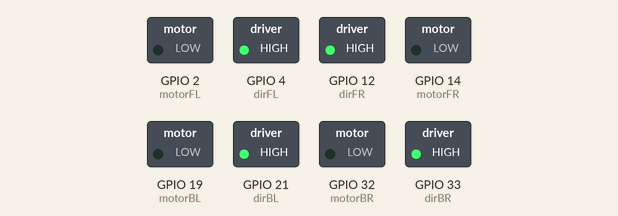
A sketch run on a simulated ESP32. Shown: switched loads named in the sketch (green lamp = pin HIGH). Nothing arrives over Bluetooth unless stated; what the sketch prints to the serial monitor is not drawn.

Above: at 0.1 s.
Timing chart, 0 to 1.6 s (numbered marks = the images above):
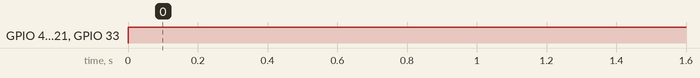

Measured:
- by itself, GPIO 4 (dirFL), GPIO 12 (dirFR), GPIO 21 (dirBL), GPIO 33 (dirBR): LOW → HIGH at 0.00 s

The sketch:

Mini_Bot_Program.ino
```cpp
#include <ps5Controller.h>

#include "soc/soc.h"
#include "soc/rtc_cntl_reg.h"

const char macAddress[] = "d0:bc:c1:fc:a1:84";

const int deadband = 5;

const int motorFL = 2;
const int motorFR = 14;
const int motorBL = 19;
const int motorBR = 32;

const int dirFL = 4;
const int dirFR = 12;
const int dirBL = 21;
const int dirBR = 33;

int speedY = 0, speedX = 0, rotation = 0;

void setup()
{
  Serial.begin(921600);
  ps5.begin(macAddress);

  pinMode(dirFL, OUTPUT);
  pinMode(dirFR, OUTPUT);
  pinMode(dirBL, OUTPUT);
  pinMode(dirBR, OUTPUT);

  pinMode(motorFL, OUTPUT);
  pinMode(motorFR, OUTPUT);
  pinMode(motorBL, OUTPUT);
  pinMode(motorBR, OUTPUT);

  Serial.println("Ready");
}

void loop()
{
  while (ps5.isConnected() == true)
  {
    int joystickX = ps5.LStickX();
    int joystickY = ps5.LStickY();
    int rotatestick = ps5.RStickX();

    Serial.println(joystickX);
    Serial.println(joystickY);
    Serial.println(rotatestick);
    Serial.println("---");


    speedX = (abs(joystickX) > deadband) ? map(joystickX, -128, 127, -255, 255) : 0;
    speedY = (abs(joystickY) > deadband) ? map(joystickY, -128, 127, -255, 255) : 0;
    rotation = (abs(rotatestick) > deadband) ? map(rotatestick, -128, 127, -255, 255) : 0;

    mecanumDrive(speedX, speedY, rotation);
    delay(10);
  }
}

void setMotorSpeedAndDirection(int motorPin, int dirPin, int speed, int direction)
{
  speed = constrain(speed, 0, 255);
  digitalWrite(dirPin, direction);
  analogWrite(motorPin, speed);
}

void mecanumDrive(int x, int y, int rotation)
{
  int FL_speed = y + x + rotation;
  int FR_speed = y - x - rotation;
  int BL_speed = y - x + rotation;
  int BR_speed = y + x - rotation;

  int maxSpeed = max(max(abs(FL_speed), abs(FR_speed)), max(abs(BL_speed), abs(BR_speed)));

  if (maxSpeed > 255)
  {
    FL_speed = map(FL_speed, -maxSpeed, maxSpeed, -255, 255);
    FR_speed = map(FR_speed, -maxSpeed, maxSpeed, -255, 255);
    BL_speed = map(BL_speed, -maxSpeed, maxSpeed, -255, 255);
    BR_speed = map(BR_speed, -maxSpeed, maxSpeed, -255, 255);
  }

  setMotorSpeedAndDirection(motorFL, dirFL, abs(FL_speed), FL_speed >= 0 ? HIGH : LOW);
  setMotorSpeedAndDirection(motorFR, dirFR, abs(FR_speed), FR_speed >= 0 ? HIGH : LOW);
  setMotorSpeedAndDirection(motorBL, dirBL, abs(BL_speed), BL_speed >= 0 ? HIGH : LOW);
  setMotorSpeedAndDirection(motorBR, dirBR, abs(BR_speed), BR_speed >= 0 ? HIGH : LOW);
}
```
